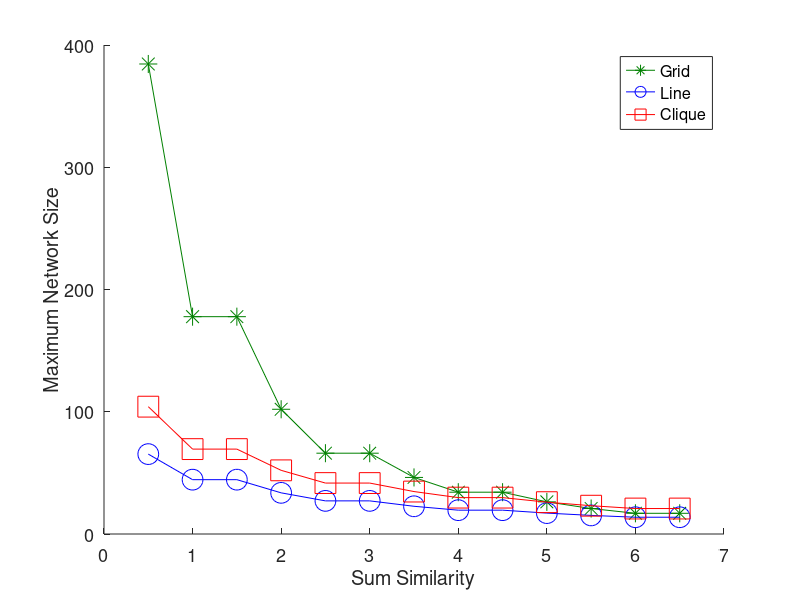

Recreate this plot in MATLAB.
clear;

plot_color=1;
font_size = 26;
legend_font_size = 22;
axes_font_size = 13;
marker_size = 15;

channel_rate = 2;
IS = 12;
W=channel_rate*1000000;
P_s = 1500*8;
image_size = IS*8*1000;
T = 10;
SS = 0.5:0.5:6.5;

ss_requ = csvread('SumSimRequirements_PSU_Data_Set.csv');

for i=1:length(SS)
    x = find( ss_requ(:,1) > SS(i) );
    if not( isempty(x) )
        num_images(i) = ss_requ(x(1),2);
    end
end

B = num_images*image_size;

N_clique = (W*T)./B;
N_line = (W*T)./(1.5*B + 1.5*P_s);
N_grid = ((W*T)./(5*B + 5*P_s)).^2;

hold on;
if plot_color == 1
    plot( SS, N_grid, '-*', 'color', [0 0.5 0], 'MarkerSize', marker_size-2 );
    plot( SS, N_line, '-ob', 'MarkerSize', marker_size );
    plot( SS, N_clique, '-sr', 'MarkerSize', marker_size );
else
    plot( SS, N_grid, '-*k', 'MarkerSize', marker_size-2 );
    plot( SS, N_line, '-ok', 'MarkerSize', marker_size );
    plot( SS, N_clique, '-sk', 'MarkerSize', marker_size );
end

leg = legend('Grid','Line','Clique', 'Location', 'NorthEast');
set(leg, 'FontSize', legend_font_size);
xlabel('Sum Similarity', 'FontSize', font_size);
ylabel('Maximum Network Size', 'FontSize', font_size);
set(gca, 'FontSize', axes_font_size);

output_directory = sprintf('./use_case_examples/num_nodes_vs_sum_sim/');
if ~exist(output_directory, 'dir')
  mkdir(output_directory);
end
if plot_color == 1
    saveas(gcf, sprintf('%snum_nodes_vs_sum_sim_%i_T_%i_IS_%i_W_color.pdf', output_directory, T, IS, channel_rate));
else
    saveas(gcf, sprintf('%snum_nodes_vs_sum_sim_%i_T_%i_IS_%i_W.pdf', output_directory, T, IS, channel_rate));
end